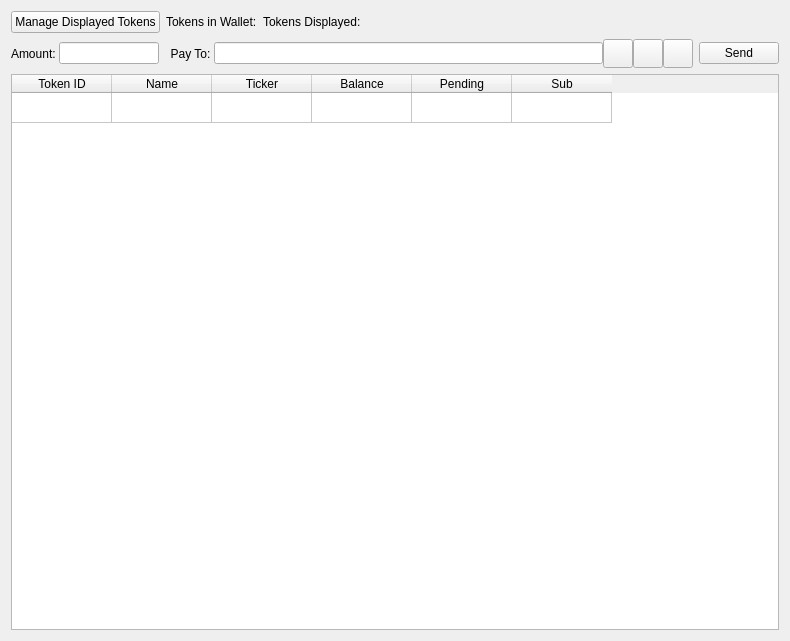
<?xml version="1.0" encoding="UTF-8"?>
<ui version="4.0">
 <class>TokensViewDialog</class>
 <widget class="QWidget" name="TokensViewDialog">
  <property name="geometry">
   <rect>
    <x>0</x>
    <y>0</y>
    <width>790</width>
    <height>641</height>
   </rect>
  </property>
  <property name="windowTitle">
   <string>Tokens</string>
  </property>
  <layout class="QVBoxLayout" name="verticalLayout_2">
   <item>
    <layout class="QHBoxLayout" name="tokenManagementLayout">
     <property name="bottomMargin">
      <number>0</number>
     </property>
     <item>
      <widget class="QPushButton" name="manageDisplayedTokensButton">
       <property name="toolTip">
        <string>&lt;html&gt;&lt;head/&gt;&lt;body&gt;&lt;p&gt;Enable/Disable which tokens in the wallet are to be displayed in QT&lt;/p&gt;&lt;/body&gt;&lt;/html&gt;</string>
       </property>
       <property name="text">
        <string>Manage Displayed Tokens</string>
       </property>
      </widget>
     </item>
     <item>
      <widget class="QLabel" name="tokensInWalletLabel">
       <property name="text">
        <string>Tokens in Wallet:</string>
       </property>
      </widget>
     </item>
     <item>
      <widget class="QLabel" name="tokensDisplayedLabel">
       <property name="text">
        <string>Tokens Displayed: </string>
       </property>
      </widget>
     </item>
     <item>
      <spacer name="horizontalSpacer">
       <property name="orientation">
        <enum>Qt::Horizontal</enum>
       </property>
       <property name="sizeHint" stdset="0">
        <size>
         <width>40</width>
         <height>20</height>
        </size>
       </property>
      </spacer>
     </item>
    </layout>
   </item>
   <item>
    <layout class="QHBoxLayout" name="horizontalLayout_2" stretch="5,0">
     <item>
      <layout class="QHBoxLayout" name="payToLayout">
       <property name="spacing">
        <number>0</number>
       </property>
       <item>
        <layout class="QHBoxLayout" name="horizontalLayout_3">
         <property name="rightMargin">
          <number>5</number>
         </property>
         <item>
          <widget class="QLabel" name="Amount_label">
           <property name="text">
            <string>Amount: </string>
           </property>
          </widget>
         </item>
         <item alignment="Qt::AlignLeft">
          <widget class="QLineEdit" name="payAmount">
           <property name="sizePolicy">
            <sizepolicy hsizetype="Fixed" vsizetype="Fixed">
             <horstretch>0</horstretch>
             <verstretch>0</verstretch>
            </sizepolicy>
           </property>
           <property name="minimumSize">
            <size>
             <width>100</width>
             <height>0</height>
            </size>
           </property>
           <property name="maximumSize">
            <size>
             <width>100</width>
             <height>16777215</height>
            </size>
           </property>
           <property name="toolTip">
            <string>&lt;html&gt;&lt;head/&gt;&lt;body&gt;&lt;p&gt;The number of tokens to send&lt;/p&gt;&lt;/body&gt;&lt;/html&gt;</string>
           </property>
           <property name="toolTipDuration">
            <number>-1</number>
           </property>
           <property name="inputMethodHints">
            <set>Qt::ImhDigitsOnly</set>
           </property>
          </widget>
         </item>
        </layout>
       </item>
       <item alignment="Qt::AlignHCenter">
        <widget class="QLabel" name="lPayTo_label">
         <property name="text">
          <string>  Pay To: </string>
         </property>
        </widget>
       </item>
       <item>
        <widget class="QValidatedLineEdit" name="payTo">
         <property name="sizePolicy">
          <sizepolicy hsizetype="Expanding" vsizetype="Fixed">
           <horstretch>10</horstretch>
           <verstretch>0</verstretch>
          </sizepolicy>
         </property>
         <property name="toolTip">
          <string>The Nexa address to send the payment to</string>
         </property>
        </widget>
       </item>
       <item>
        <widget class="QToolButton" name="addressBookButton">
         <property name="toolTip">
          <string>Choose previously used address</string>
         </property>
         <property name="toolTipDuration">
          <number>-1</number>
         </property>
         <property name="text">
          <string/>
         </property>
         <property name="icon">
          <iconset>
           <normaloff>:/icons/address-book</normaloff>:/icons/address-book</iconset>
         </property>
         <property name="iconSize">
          <size>
           <width>22</width>
           <height>22</height>
          </size>
         </property>
         <property name="shortcut">
          <string>Alt+A</string>
         </property>
        </widget>
       </item>
       <item>
        <widget class="QToolButton" name="pasteButton">
         <property name="toolTip">
          <string>Paste address from clipboard</string>
         </property>
         <property name="toolTipDuration">
          <number>-1</number>
         </property>
         <property name="text">
          <string/>
         </property>
         <property name="icon">
          <iconset>
           <normaloff>:/icons/editpaste</normaloff>:/icons/editpaste</iconset>
         </property>
         <property name="iconSize">
          <size>
           <width>22</width>
           <height>22</height>
          </size>
         </property>
         <property name="shortcut">
          <string>Alt+P</string>
         </property>
        </widget>
       </item>
       <item>
        <widget class="QToolButton" name="deleteButton">
         <property name="toolTip">
          <string>Remove this entry</string>
         </property>
         <property name="toolTipDuration">
          <number>-1</number>
         </property>
         <property name="text">
          <string/>
         </property>
         <property name="icon">
          <iconset>
           <normaloff>:/icons/remove</normaloff>:/icons/remove</iconset>
         </property>
         <property name="iconSize">
          <size>
           <width>22</width>
           <height>22</height>
          </size>
         </property>
        </widget>
       </item>
      </layout>
     </item>
     <item>
      <widget class="QPushButton" name="sendButton">
       <property name="toolTip">
        <string>&lt;html&gt;&lt;head/&gt;&lt;body&gt;&lt;p&gt;Send tokens&lt;/p&gt;&lt;/body&gt;&lt;/html&gt;</string>
       </property>
       <property name="toolTipDuration">
        <number>-1</number>
       </property>
       <property name="text">
        <string>Send</string>
       </property>
      </widget>
     </item>
    </layout>
   </item>
   <item>
    <layout class="QVBoxLayout" name="verticalLayout" stretch="5">
     <item>
      <widget class="QTableWidget" name="tokenTable">
       <property name="sizePolicy">
        <sizepolicy hsizetype="Expanding" vsizetype="Expanding">
         <horstretch>0</horstretch>
         <verstretch>0</verstretch>
        </sizepolicy>
       </property>
       <property name="minimumSize">
        <size>
         <width>0</width>
         <height>0</height>
        </size>
       </property>
       <property name="inputMethodHints">
        <set>Qt::ImhDigitsOnly</set>
       </property>
       <property name="sizeAdjustPolicy">
        <enum>QAbstractScrollArea::AdjustIgnored</enum>
       </property>
       <property name="alternatingRowColors">
        <bool>true</bool>
       </property>
       <property name="rowCount">
        <number>1</number>
       </property>
       <attribute name="horizontalHeaderCascadingSectionResizes">
        <bool>false</bool>
       </attribute>
       <attribute name="horizontalHeaderShowSortIndicator" stdset="0">
        <bool>true</bool>
       </attribute>
       <attribute name="horizontalHeaderStretchLastSection">
        <bool>false</bool>
       </attribute>
       <attribute name="verticalHeaderVisible">
        <bool>false</bool>
       </attribute>
       <attribute name="verticalHeaderShowSortIndicator" stdset="0">
        <bool>false</bool>
       </attribute>
       <row>
        <property name="text">
         <string/>
        </property>
       </row>
       <column>
        <property name="text">
         <string>Token ID</string>
        </property>
        <property name="toolTip">
         <string>The token group identifier</string>
        </property>
       </column>
       <column>
        <property name="text">
         <string>Name</string>
        </property>
        <property name="toolTip">
         <string>The name of the token</string>
        </property>
       </column>
       <column>
        <property name="text">
         <string>Ticker</string>
        </property>
        <property name="toolTip">
         <string>The token ticker symbol</string>
        </property>
       </column>
       <column>
        <property name="text">
         <string>Balance</string>
        </property>
        <property name="toolTip">
         <string>Confirmed token balance</string>
        </property>
       </column>
       <column>
        <property name="text">
         <string>Pending</string>
        </property>
        <property name="toolTip">
         <string>Unconfirmed token balance</string>
        </property>
       </column>
       <column>
        <property name="text">
         <string>Sub</string>
        </property>
        <property name="toolTip">
         <string>If checked then this item is a subgroup.</string>
        </property>
       </column>
       <item row="0" column="0">
        <property name="toolTip">
         <string>The unique token identifier</string>
        </property>
       </item>
      </widget>
     </item>
    </layout>
   </item>
  </layout>
 </widget>
 <customwidgets>
  <customwidget>
   <class>QValidatedLineEdit</class>
   <extends>QLineEdit</extends>
   <header>qvalidatedlineedit.h</header>
  </customwidget>
 </customwidgets>
 <resources/>
 <connections/>
</ui>
